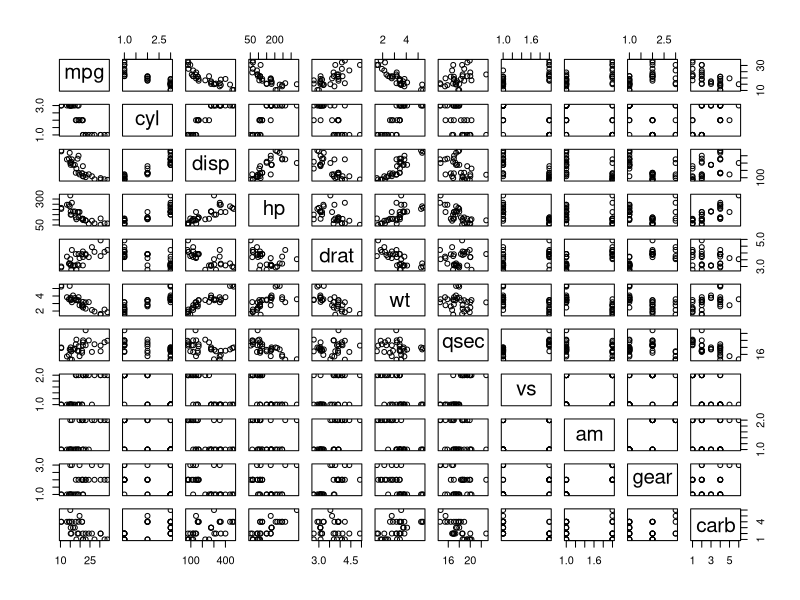
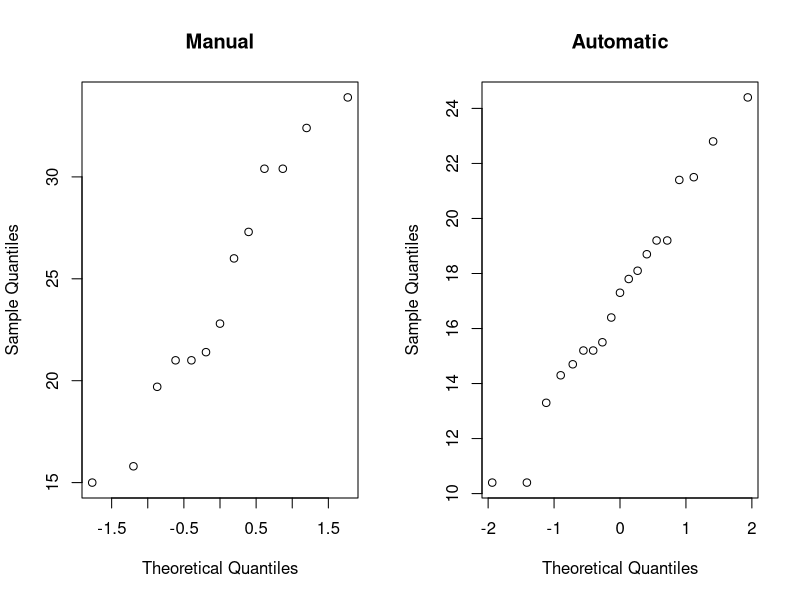
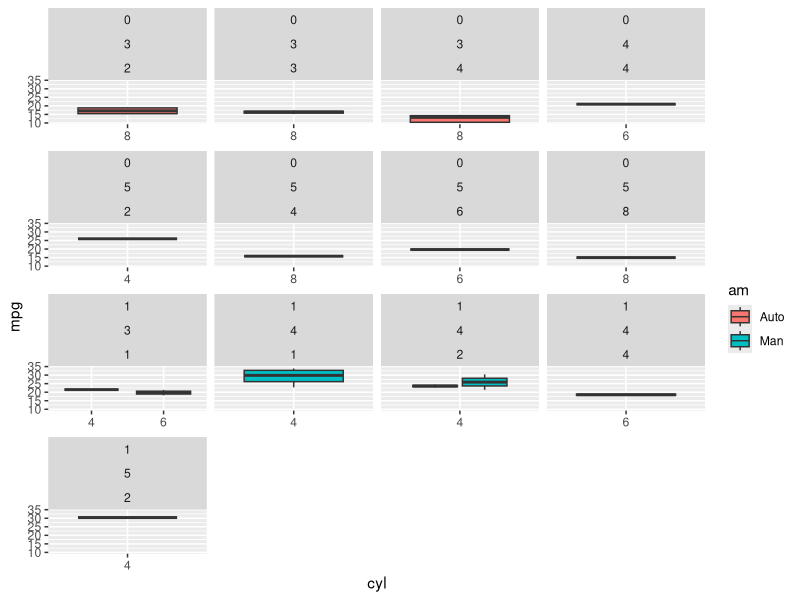
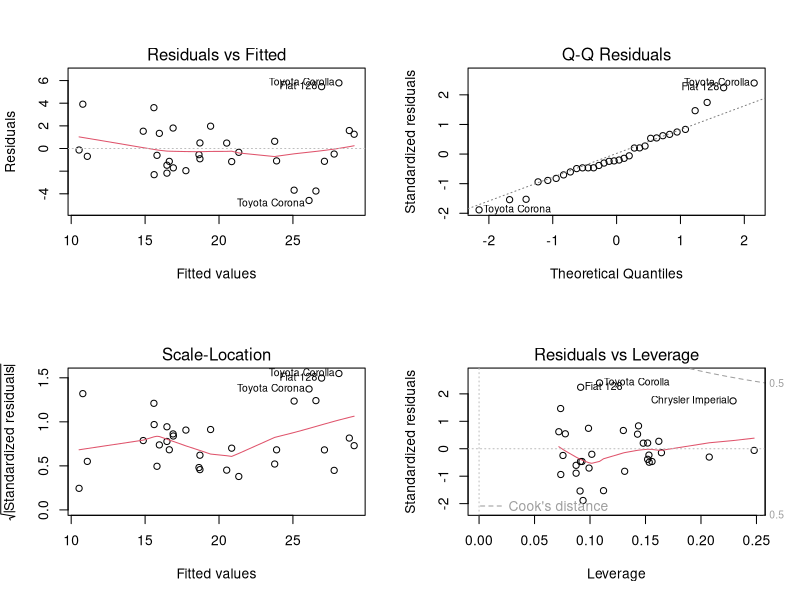

The R source for these figures, in order:
## ---- chunk 1
library(dplyr)
data(mtcars)
head(mtcars)
mtcars <- mutate(mtcars, 
                 am = factor(am, labels = c('Auto','Man')), 
                 cyl = factor(cyl), 
                 vs = factor(vs), 
                 gear = factor(gear), 
                 carb = factor(carb))
## ---- chunk 2
library('dplyr')
library('GGally')
model <- lm(data = mtcars, mpg~.) 
model.stepped <- step(model)
summary(model.stepped)$coefficients

## ---- chunk 3
round(summary(model.stepped)$coefficients[,1],2)
round(summary(model.stepped)$coefficients[,4],3)

## ---- chunk 4
model.noam <- lm(data = mtcars, mpg ~ cyl + hp + wt)
round(summary(model.noam)$coefficients[,1],2)
round(summary(model.noam)$coefficients[,4],3)
## ---- chunk 5
model.final <- lm(data = mtcars, mpg ~ cyl + wt)
round(summary(model.final)$coefficients[,1], 2)
round(summary(model.final)$coefficients[,4], 4)
## ---- chunk 6
model.first <- lm(data = mtcars, mpg~am)
anova(model.first, model.final)
## ---- chunk 7
pairs(mtcars)
## ---- chunk 8
summary(mtcars)
## ---- chunk 9
par(mfrow = c(1,2))
qqnorm(as.numeric(mtcars$mpg[mtcars$am=='Man']), main = 'Manual')
qqnorm(as.numeric(mtcars$mpg[mtcars$am=='Auto']), main = 'Automatic')
## ---- chunk 10
library('ggplot2')
ggplot(mtcars, aes(x = cyl, y = mpg, fill = am)) +
     geom_boxplot() +
     facet_wrap(~ vs + gear + carb, scales = 'free_x')

## ---- chunk 11
model.first <- lm(data = mtcars, mpg~am-1)
# see that in this case there are no 5%-significance variables
round(summary(model)$coefficients[,c(1,4)],2)
## ---- chunk 12
par(mfrow = c(2,2))
plot(model.final)
